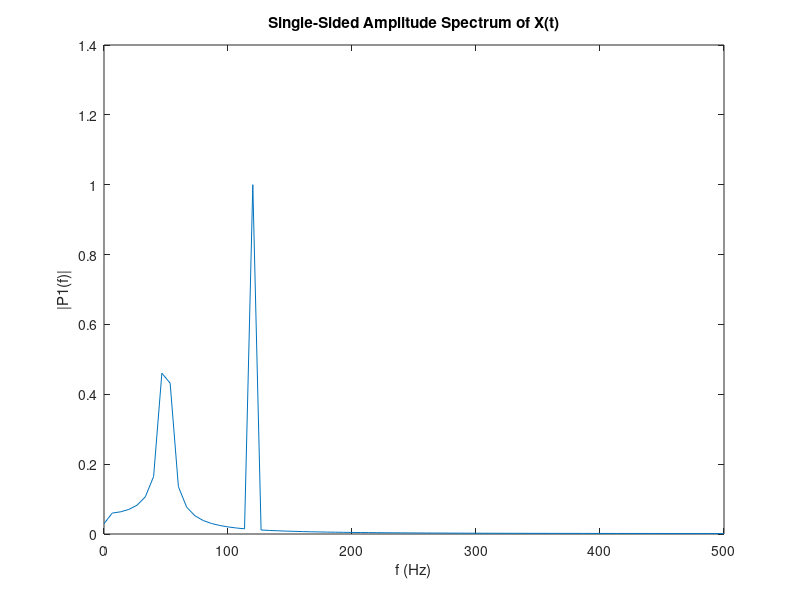

Recreate this plot in MATLAB.
clear all;

sampling_frequency = 1000;
sampling_period = 1/sampling_frequency;
n_points = 150;
t_vector = sampling_period*(0:n_points-1);

% SIGNAL
S = 0.7*sin(2*pi*50*t_vector) + sin(2*pi*120*t_vector);

%plot(t_vector,S)
plot(t_vector(1:100),S(1:100))
title('Signal')
xlabel('t (s)')
ylabel('X(t)')

n_points_fft = 1*n_points;
Y = fft(S, n_points_fft);

plot((0:n_points_fft-1),Y)
title('fft')
xlabel('frequency (vector index)')
ylabel('fft')

P2 = abs(Y/n_points_fft);

plot((0:n_points_fft-1),P2)
title('Two-sided spectrum P2')
ylabel('P2')
xlabel('frequency (vector index)')

P1 = P2(1:n_points_fft/2+1);
P1(2:end-1) = 2*P1(2:end-1);

f = sampling_frequency*(0:(n_points_fft/2))/n_points_fft;


plot(f,P1) 
title('Single-Sided Amplitude Spectrum of X(t)')
xlabel('f (Hz)')
ylabel('|P1(f)|')

